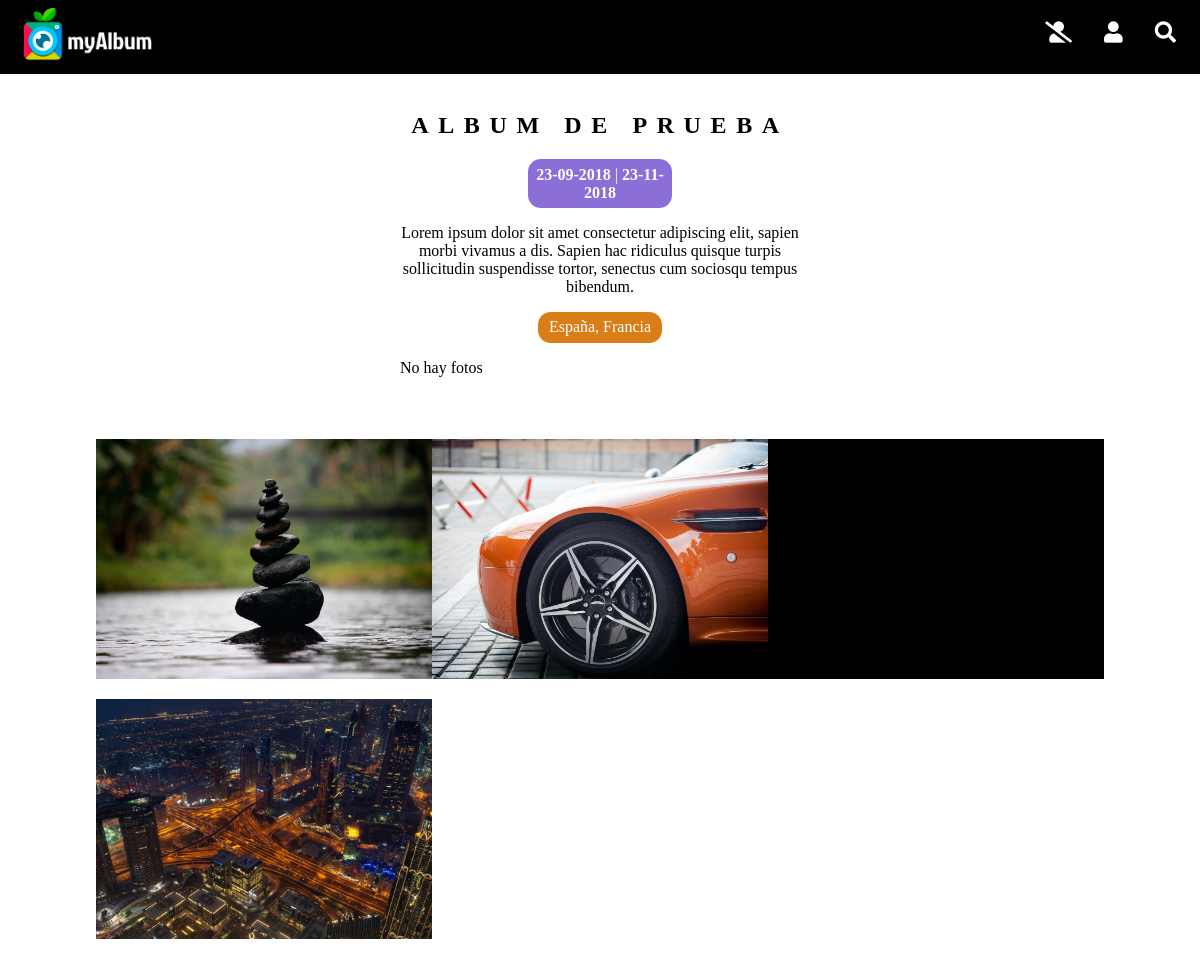
Screenshot of /verAlbum.php?album=1 (signed in) with the database file from the repository.
### tables this page shows
CREATE TABLE `albumes` (
  `IdAlbum` int(100) NOT NULL,
  `Titulo` varchar(100) NOT NULL,
  `Descripcion` varchar(10000) NOT NULL,
  `Usuario` int(100) NOT NULL
);

CREATE TABLE `fotos` (
  `IdFoto` int(100) NOT NULL,
  `Titulo` varchar(100) NOT NULL,
  `Descripcion` varchar(10000) NOT NULL,
  `Fecha` date NOT NULL,
  `Pais` int(100) DEFAULT NULL,
  `Album` int(100) NOT NULL,
  `Fichero` varchar(3000) NOT NULL,
  `Alternativo` varchar(200) NOT NULL,
  `FRegistro` time NOT NULL
);

### verAlbum.php (the view, shortened to what this page needs)
<!DOCTYPE html>
<html lang="es">
<head>
    <?php
    if (!isset($_SESSION['sesion'])) {
        include('head.php');
    } else {
        if ($_SESSION['sesion']['Estilo'] == '1') {
            include('head.php');
        } else if ($_SESSION['sesion']['Estilo'] == '2') {
            include('headAltoContraste.php');
        }
    }
    ?>
</head>
<body>
<?php
include('header.php');
?>
<div id="background-verAlbum" class="background_parallax">
    <section class="col-4 margin_auto ">
        <br>
        <?php
        require("conexionBD.php");
        $id_album = mysqli_real_escape_string($conexion, $_GET['album']);
        $sql = "SELECT * FROM fotos WHERE Album=$id_album";
        $resultados = $conexion->query($sql);
        $sql2 = "SELECT min(Fecha) as minFecha, max(Fecha) as maxFecha FROM fotos WHERE Album=$id_album";
        $resultados_fecha = $conexion->query($sql2);
        $row_fechas = $resultados_fecha->fetch_assoc();
        $sql3 = "SELECT * FROM albumes WHERE IdAlbum=$id_album";
        $resultados_album = $conexion->query($sql3);
        $fila_album = $resultados_album->fetch_assoc();
        $sql4 = "SELECT distinct Pais FROM fotos WHERE Album=$id_album";
        $resultados_paises = $conexion->query($sql4);
        $array_paises = array();
        while ($row_paises = $resultados_paises->fetch_assoc()) {
            $id_pais = mysqli_real_escape_string($conexion, $row_paises['Pais']);
            $sql5 = "SELECT nomPais FROM paises WHERE IdPais=$id_pais";
            $resultados_nombres_paises = $conexion->query($sql5);
            $res_paises_fetch = $resultados_nombres_paises->fetch_assoc();
            array_push($array_paises, $res_paises_fetch['nomPais']);
        }
        $nombre_album = $fila_album['Titulo'];
        $descrip_album = $fila_album['Descripcion'];
        $min_fecha = $row_fechas['minFecha'];
        $max_fecha = $row_fechas['maxFecha'];
        $fecha_remp_min = str_replace("/", "-", $min_fecha);
        $fecha_format_min = date("d-m-Y", strtotime($fecha_remp_min));
        $fecha_remp_max = str_replace("/", "-", $max_fecha);
        $fecha_format_max = date("d-m-Y", strtotime($fecha_remp_max));
        echo "<h2 class=\"white\">$nombre_album</h2>";
        echo "<div class=\"fecha_album\"><strong>$fecha_format_min</strong> | <strong>$fecha_format_max</strong></div>";
        echo "<p style='text-align: center' class='white'>$descrip_album</p>";
        echo "<div class=\"info_paises\">";
        foreach ($array_paises as $pais) {
            echo "$pais";
            if ($pais !== end($array_paises)) {
                echo ", ";
            }
        }
        echo "</div>";
        if(isset($resultados)){
            echo "<p class='white'>No hay fotos</p>";
        }
        ?>
        <br>
    </section>
</div>
<section class="col-11 margin_auto">
    <br>
    <div class="container col-11 margin_auto">
        <?php
        while ($fila = $resultados->fetch_assoc()) {
            $id = $fila['IdFoto'];
            $fichero = $fila['Fichero'];
            $titulo = $fila['Titulo'];
            $descripcion = $fila['Descripcion'];
            $paisBuscar = mysqli_real_escape_string($conexion, $fila['Pais']);
            $sqlPais = "SELECT * FROM PAISES WHERE IdPais = '$paisBuscar'";
            $pais = $conexion->query($sqlPais);
            $fecha = $fila['FRegistro'];
            $paisNom = $pais->fetch_assoc();
            $paisNom2 = $paisNom['NomPais'];
            echo "<a class='link_photo' href='foto.php?foto=$id'><div class='box_photo'><div class=\"foto\" style=\"background-image: url('img/$fichero');\"><div class=\"text_photo\"><h2>$titulo</h2><div class='info_foto'>$descripcion</div><br><div class='info_foto'>$paisNom2, $fecha</div></div></div></div></a>";
        }
        ?>
    </div>
</section>
</body>
</html>

### css/style.css (style rules this page uses)
body { margin: 0; font-family: 'Montserrat', sans-serif; background-color: #0e0e0e; }
h2 { text-transform: uppercase; letter-spacing: 0.4em; text-align: center; }
::placeholder { color: black; opacity: 0.7; }
.col-4 { width: 33.33%; }
.col-11 { width: 91.66%; }
.white { color: white; }
.background_parallax { background-attachment: fixed; background-position: center; background-repeat: no-repeat; background-size: cover; width: 100%; }
.fecha_album { background-color: #8c6ed9; color: white; text-align: center; padding: 0.4em; border-radius: 0.8em; width: 33%; margin: 0 auto; }
.info_paises { background-color: #d97e17; color: white; text-align: center; padding: 0.4em; border-radius: 0.8em; width: 28%; margin: 0 auto; }
.container { height: auto; padding: 0 20px 20px 20px; display: grid; grid-template-columns: repeat(auto-fit, minmax(30%, 2fr)); }
.box_photo { width: 100%; height: 15em; position: relative; background-color: rgb(0, 0, 0); margin: 10px auto; box-shadow: 0 0 2em #000; }
.box_photo::before, .box_photo::after { content: ""; position: absolute; top: 15px; left: 15px; right: 15px; bottom: 15px; transition: all 0.5s ease-out; }
.box_photo::before { border-top: 1px solid white; border-bottom: 1px solid white; transform: scale(0, 1); }
.box_photo::after { border-left: 1px solid white; border-right: 1px solid white; transform: scale(1, 0); }
.margin_auto { margin: auto; }
.foto { max-width: 100%; height: 100%; object-fit: cover; background-size: cover; background-position: center center; background-repeat: no-repeat; }
#background-verAlbum { background-image: url('../img/i19.jpeg'); }
@media only screen and (max-width: 1200px) { .col-4 { width: 25em; } }

### css/print.css (style rules this page uses)
body { margin: 0; font-family: Georgia, serif; background-color: white; }
h2 { font-family: Georgia, serif; text-transform: uppercase; letter-spacing: 0.4em; text-align: center; }
a { font-family: Georgia, serif; text-decoration: none; color: black; font-weight: 600; font-size: medium; }
::placeholder { color: black; opacity: 0.7; }
.white { color: black; }
.margin_auto { margin: auto; }
.col-4 { width: 85%; }
#background-verAlbum { background-image: none; }

### css/altoContraste.css (style rules this page uses)
h2 { font-family: Georgia, serif; text-transform: uppercase; letter-spacing: 0.4em; text-align: center; }
::placeholder { color: black; opacity: 0.7; }
.col-4 { width: 33.33%; }
.col-11 { width: 91.66%; }
.white { color: black; }
.background_parallax { background-attachment: fixed; background-position: center; background-repeat: no-repeat; background-size: cover; width: 100%; }
.fecha_album { background-color: #8c6ed9; color: white; text-align: center; padding: 0.4em; border-radius: 0.8em; width: 33%; margin: 0 auto; }
.info_paises { background-color: #d97e17; color: white; text-align: center; padding: 0.4em; border-radius: 0.8em; width: 28%; margin: 0 auto; }
.container { height: auto; padding: 0 20px 20px 20px; display: grid; grid-template-columns: repeat(auto-fit, minmax(30%, 2fr)); }
.box_photo { width: 100%; height: 15em; position: relative; background-color: rgb(0, 0, 0); margin: 10px auto; box-shadow: none; }
.box_photo::before, .box_photo::after { content: ""; position: absolute; top: 15px; left: 15px; right: 15px; bottom: 15px; transition: all 0.5s ease-out; }
.box_photo::before { border-top: 1px solid white; border-bottom: 1px solid white; transform: scale(0, 1); }
.box_photo::after { border-left: 1px solid white; border-right: 1px solid white; transform: scale(1, 0); }
.margin_auto { margin: auto; }
.foto { max-width: 100%; height: 100%; object-fit: cover; background-size: cover; background-position: center center; background-repeat: no-repeat; }
#background-verAlbum { background-image: none; }
@media only screen and (max-width: 1200px) { .col-4 { width: 25em; } }

### rows the page displays
albumes: Titulo "ALBUM DE PRUEBA", Descripcion "Lorem ipsum dolor sit amet consectetur adipiscing elit, sapien morbi vivamus a dis. Sapien hac ridiculus quisque turpis sollicitudin suspendisse tortor, senectus cum sociosqu tempus bibendum."
fotos: Fichero (picture)
fotos: Fichero (picture)
fotos: Fichero (picture)

### other values shown
$fecha_format_min "23-09-2018"
$fecha_format_max "23-11-2018"
$pais "España"
$pais "Francia"
